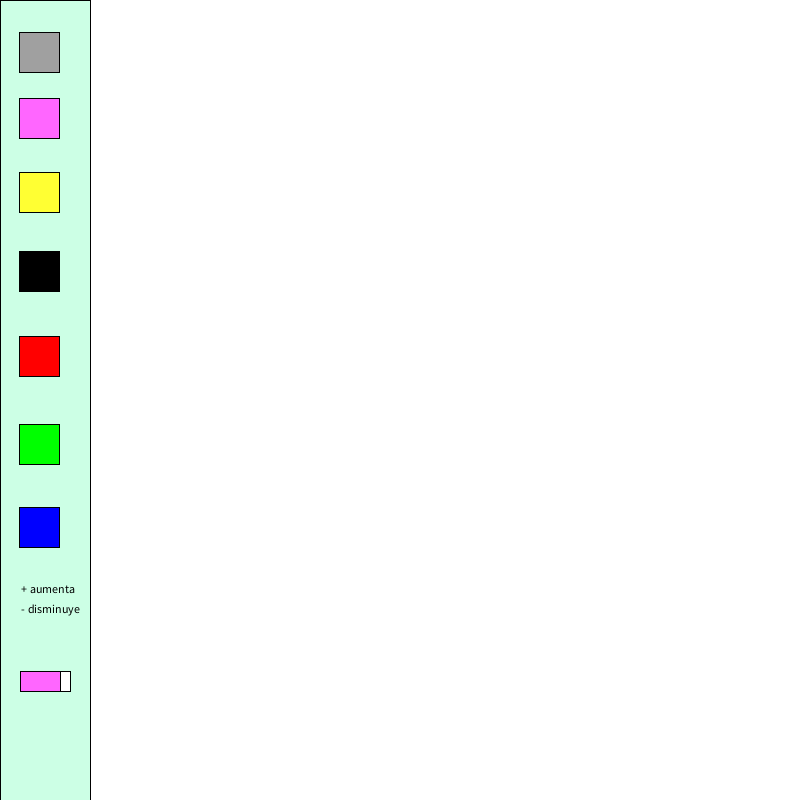
Frame 1 (no input)
Frame 60 (the mouse pressed at the canvas centre just before this capture): identical to frame 1, image omitted
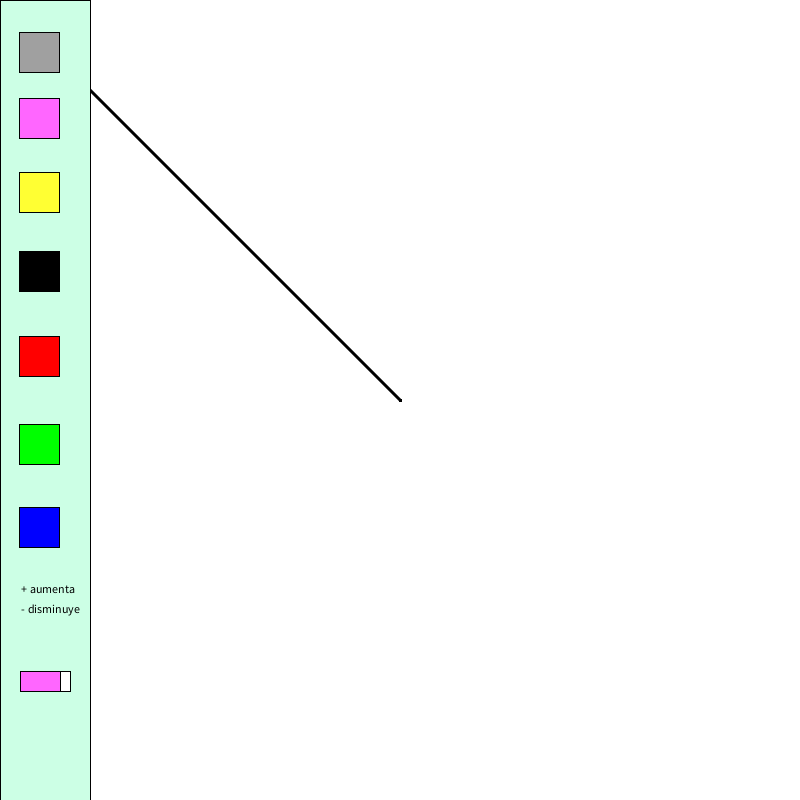
Frame 120 (the mouse held since frame 60 and released just before this capture)

The Processing sketch that drew these frames (run headless with seeded random() and noise(); from frame 60 on, the mouse is pressed at the canvas centre):

// Processing sketch: processing_175037
// ── processing_175037.pde

int colorForma1, colorForma2, colorForma3;
int grosorLinea = 3;


void setup() {
  size(800, 800);
  background(255);
}
void draw() {
  println(mouseX + "," + mouseY);
  //cuadro paleta de colores
  stroke(0);
  strokeWeight(1);
  smooth();
  fill(204,255,229);
  rect(0, 0, 90, height);


  //interfaz
  
  fill(0);//negro
  rect(19, 251, 40, 40);
  fill(255, 0, 0);//rojo
  rect(19, 336, 40, 40);
  fill(0, 255, 0);//verde
  rect(19, 424, 40, 40);
  fill(0, 0, 255);//azul
  rect(19, 507, 40, 40);
  fill(255, 255, 51);//Amarillo
  rect(19, 172, 40, 40);
  fill(255, 102, 255);//rosa
  rect(19, 98, 40, 40);
  fill(160);//gris
  rect(19, 32, 40, 40);
  
  //texto
  fill(0);
  text(" + aumenta",19, 593 );
  text(" - disminuye",19, 613);
  
  //goma
  fill(255, 102, 255);
  rect(20, 671, 40, 20);
  fill(255);
  rect(60, 671, 10, 20);



 
  //line(mouseX,mouseY,pmouseX,pmouseY);
 if(keyPressed) {
    if(key == '+' && grosorLinea < 100){
     grosorLinea = grosorLinea + 1;
    } 
    if(key == '-' && grosorLinea > 3){
     grosorLinea = grosorLinea - 1; 
   }  

}
  

  if (mousePressed) {
    strokeWeight(grosorLinea);
    stroke(colorForma1, colorForma2, colorForma3);
    line(mouseX, mouseY, pmouseX, pmouseY);
  }

}

void mousePressed() {

  if (mouseX > 19 && mouseX <60 && mouseY > 172 && mouseY < 212 ) {
    //amarillo
    colorForma1 = 255;
    colorForma2 = 255;
    colorForma3 = 51;
  }
  if (mouseX > 19 && mouseX <60 && mouseY > 252 && mouseY < 290) {
    //negro
    colorForma1 = 0;
    colorForma2 = 0;
    colorForma3 = 0;
  } 
  if (mouseX > 19 && mouseX <60 && mouseY > 337 && mouseY < 377) {
    //rojo
    colorForma1 = 255;
    colorForma2 = 0;
    colorForma3 = 0;
  }
  if (mouseX > 19 && mouseX <60 && mouseY > 424 && mouseY < 463) {
    //verde
    colorForma1 = 0;
    colorForma2 = 255;
    colorForma3 = 0;
  }
  //azul
  if (mouseX > 19 && mouseX <60 && mouseY > 508 && mouseY < 547) {
    colorForma1 = 0;
    colorForma2 = 0;
    colorForma3 = 255;
  }

  if (mouseX > 19 && mouseX <60 && mouseY > 98 && mouseY < 138) {
    colorForma1 = 255;
    colorForma2 = 102;
    colorForma3 = 255;
  }
  if (mouseX > 19 && mouseX <60 && mouseY > 672 && mouseY < 692) {
    colorForma1 = 255;
    colorForma2 = 255;
    colorForma3 = 255;
  }
   if (mouseX > 19 && mouseX <60 && mouseY > 32 && mouseY < 71) {
    colorForma1 = 160;
    colorForma2 = 160;
    colorForma3 = 160;
  }

}
